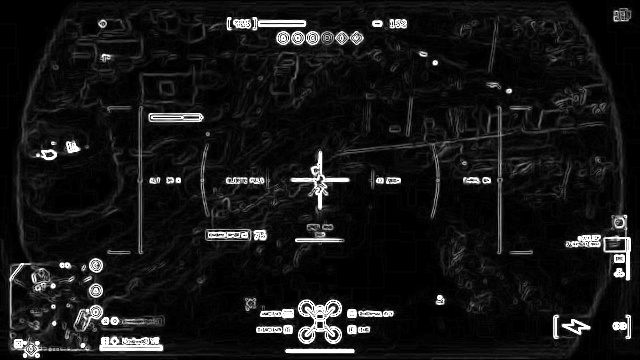
#> input picture GumaImageAnalyzer/uploads/frame_1000s_entropy.jpg, 640 x 360 px
$ python -i analyze.py   (imports and definitions only)   (older library calls are emulated)
#> lines starting #> are read from the running program, lines starting #| are printed output that depends on the picture
import cv2
import numpy as np
import os
import yt_dlp

# [84 lines left out: function process_video, not called in this run]

def analyze_image(image_path):
    """
    이미지를 분석하여 평균 밝기(Value)와 채도(Saturation)를 추출합니다.
    'brightness'와 'saturation' 메트릭이 포함된 딕셔너리를 반환합니다.
    """
#> called with image_path = 'uploads/frame_1000s_entropy.jpg'
    if not os.path.exists(image_path):
        return {"error": "File not found"}

    # Load image
    img = cv2.imread(image_path)
#> img is the input picture: shape (360, 640, 3); min 0, max 255, mean 21.9
    if img is None:
        return {"error": "Could not decode image"}

    try:
        # BGR (OpenCV 기본)을 HSV로 변환
        hsv_img = cv2.cvtColor(img, cv2.COLOR_BGR2HSV)
#> hsv_img: shape (360, 640, 3); mean H, S, V 0, 0, 21.9

        # 채널 분리: 색상(Hue), 채도(Saturation), 명도(Value)
        h, s, v = cv2.split(hsv_img)
#> h: shape (360, 640); every value is 0

        # 평균 계산 (0-255 범위) -> 0-1 정규화

        # 채도: Otsu 임계값 + 가중 평균
        # 1. Otsu 임계값법을 적용하여 전경/배경의 최적 임계값 찾기
        # Otsu를 위해 효과적으로 그레이스케일로 변환 (S 채널은 단일 채널)
        # THRESH_OTSU는 첫 번째 반환 값으로 최적 임계값을 반환
        otsu_val, _ = cv2.threshold(s, 0, 255, cv2.THRESH_BINARY + cv2.THRESH_OTSU)
#> otsu_val = 0

        # 2. 전경 픽셀 추출 (Otsu 임계값보다 큰)
        foreground_mask = s > otsu_val
        foreground_pixels = s[foreground_mask]
#> foreground_pixels = empty array

        if len(foreground_pixels) > 0:
            # 3. 전경에 대한 가중 평균: Sum(p^2) / Sum(p)
            # 높은 채도 값에 더 많은 가중치 부여
            # 오버플로우 방지를 위해 float로 변환
            fg_float = foreground_pixels.astype(float)
            weighted_avg = np.sum(np.square(fg_float)) / np.sum(fg_float)
            avg_saturation = (weighted_avg / 255.0) * 100.0
        else:
            # 이미지가 완전히 균일하거나 흑백인 경우 대체
            avg_saturation = 0.0

        # 밝기: 전체 평균 (기존 로직 유지) -> 0-100 범위
        avg_brightness = (float(np.mean(v)) / 255.0) * 100.0
#> avg_brightness = 8.57

        # --- 새로운 지표 ---
        gray = cv2.cvtColor(img, cv2.COLOR_BGR2GRAY)

        # 1. 대비 (동적 범위): 99분위수와 1분위수의 차이
        # 범위: 0-100 (0에서 255의 차이를 스케일링)
        p99 = np.percentile(gray, 99)
#> p99 = 255
        p1 = np.percentile(gray, 1)
#> p1 = 0
        contrast = ((p99 - p1) / 255.0) * 100.0
#> contrast = 100

        # 2. 색상 균형 (RGB 왜곡): R, G, B 채널 평균의 표준 편차
        # 범위: 0-100 (경험적 정규화)
        # 표준 편차가 크면 색상이 왜곡됨(불균형). 낮으면 균형 잡힘(회색/흰색).
        # "균형"을 균일함(낮은 표준 편차)으로 볼지 "생동감"(높음)으로 볼지.
        # 사용자는 "RGB 왜곡"으로 정의했으므로, 점수가 높을수록 더 왜곡/다채로움, 낮으면 흑백에 가까움.
        # [0, 0, 255]에 대한 최대 이론적 표준 편차는 약 120. 분모로 128 사용.
        b_ch, g_ch, r_ch = cv2.split(img)
        mean_rgb = [np.mean(r_ch), np.mean(g_ch), np.mean(b_ch)]
#> mean_rgb = [21.87, 21.87, 21.87]
        rgb_skew = np.std(mean_rgb)
#> rgb_skew = 3.55e-15
        color_balance = min(100.0, (rgb_skew / 128.0) * 100.0)
#> color_balance = 2.78e-15

        # 3. 선명도: 라플라시안 분산
        # 범위: 0-100 (경험적, 분산 > 500이면 보통 선명함)
        laplacian_var = cv2.Laplacian(gray, cv2.CV_64F).var()
#> laplacian_var = 4144.4
        sharpness = min(100.0, (laplacian_var / 500.0) * 100.0)
#> sharpness = 100

        # 4. 엔트로피: 히스토그램 엔트로피
        # 범위: 0-100 (8비트 이미지의 최대 엔트로피는 8비트)
        hist, _ = np.histogram(gray, bins=256, range=(0, 256), density=True)
#> hist = 256 values, max 0.108 at index 0, min 9.98e-05 at index 174, mean 0.00391
        hist = hist[hist > 0] # 로그 계산을 위해 0 확률 제거
        entropy_val = -np.sum(hist * np.log2(hist))
#> entropy_val = 5.37
        entropy_score = min(100.0, (entropy_val / 8.0) * 100.0)
#> entropy_score = 67.18

        # 시각화 이미지 생성 (흑백 맵)
        base_name = os.path.splitext(os.path.basename(image_path))[0]
        upload_dir = os.path.dirname(image_path)

        # 1. 채도 맵 (S 채널)
        sat_map_filename = f"{base_name}_sat.jpg"
        cv2.imwrite(os.path.join(upload_dir, sat_map_filename), s)

        # 2. 밝기 맵 (V 채널)
        val_map_filename = f"{base_name}_val.jpg"
        cv2.imwrite(os.path.join(upload_dir, val_map_filename), v)

        # 3. 대비 맵 (그레이스케일)
        contrast_map_filename = f"{base_name}_contrast.jpg"
        cv2.imwrite(os.path.join(upload_dir, contrast_map_filename), gray)

        # 4. 색상 균형 맵 (크로마: Max(RGB) - Min(RGB))
        # 밝기에 상관없이 색상이 가장 강렬한(순수한) 부분을 보여줌
        # 3개 채널에 걸쳐 최대값과 최소값 계산
        b_float = b_ch.astype(float)
        g_float = g_ch.astype(float)
        r_float = r_ch.astype(float)
        chroma = np.maximum(np.maximum(r_float, g_float), b_float) - np.minimum(np.minimum(r_float, g_float), b_float)
#> chroma: shape (360, 640) float64; every value is 0
        chroma_map = chroma.astype(np.uint8)
        color_map_filename = f"{base_name}_color.jpg"
        cv2.imwrite(os.path.join(upload_dir, color_map_filename), chroma_map)

        # 5. 선명도 맵 (라플라시안 엣지)
        # absdiff를 사용하여 검은 배경에 흰색으로 엣지 표시
        laplacian = cv2.Laplacian(gray, cv2.CV_64F)
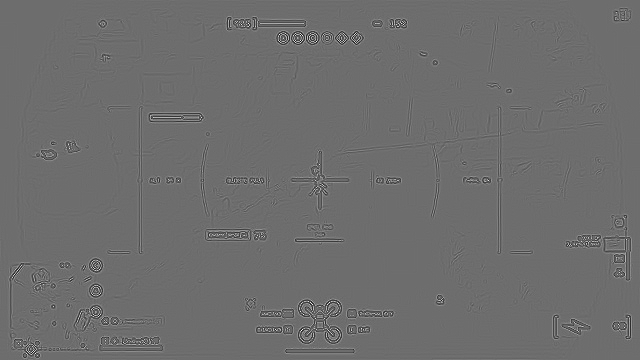
#> laplacian: shape (360, 640) float64; min -745, max 988, mean 0.1; drawn with min black and max white
        laplacian_abs = cv2.convertScaleAbs(laplacian)
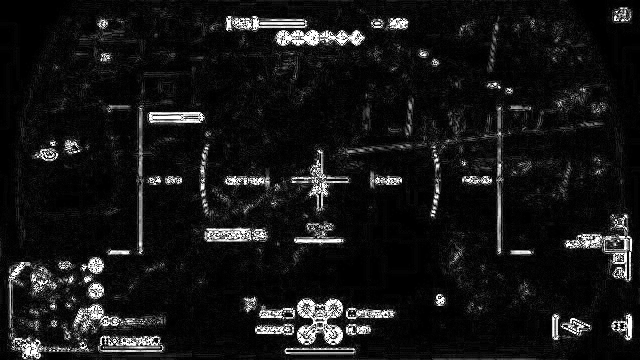
#> laplacian_abs: shape (360, 640); min 0, max 255, mean 21.9
        # 엣지 가시성 강화
        sharpness_map_filename = f"{base_name}_sharpness.jpg"
        cv2.imwrite(os.path.join(upload_dir, sharpness_map_filename), laplacian_abs)

        # 6. 엔트로피 맵 (대리자로 그라디언트 크기 사용)
        # 실제 지역 엔트로피는 느림. 복잡도의 시각적 대리자로 그라디언트 크기(Sobel)를 사용.
        sobelx = cv2.Sobel(gray, cv2.CV_64F, 1, 0, ksize=3)
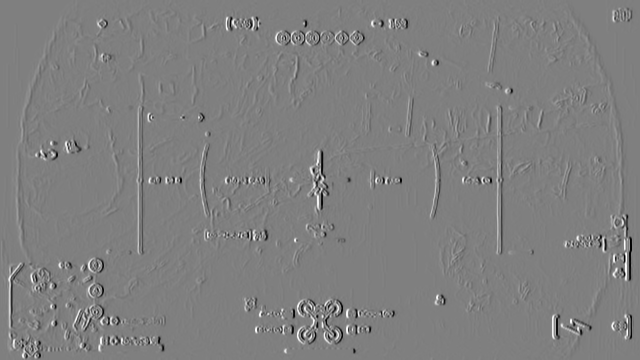
#> sobelx: shape (360, 640) float64; min -1014, max 1013, mean 0; drawn with min black and max white
        sobely = cv2.Sobel(gray, cv2.CV_64F, 0, 1, ksize=3)
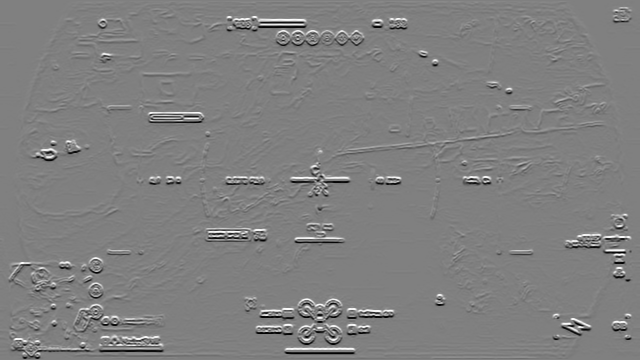
#> sobely: shape (360, 640) float64; min -1020, max 1012, mean 0.1; drawn with min black and max white
        gradient_magnitude = cv2.magnitude(sobelx, sobely)
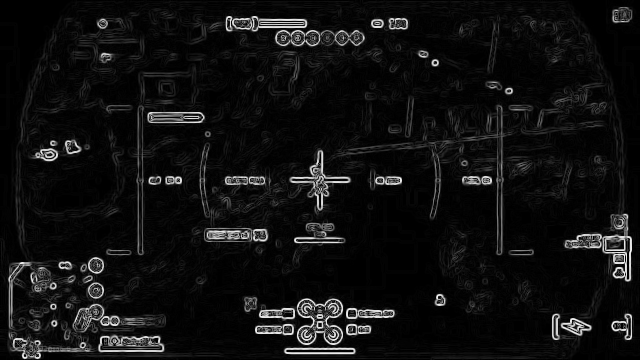
#> gradient_magnitude: shape (360, 640) float64; min 0, max 1089.1, mean 72.1; drawn with min black and max white
        entropy_map = cv2.convertScaleAbs(gradient_magnitude)
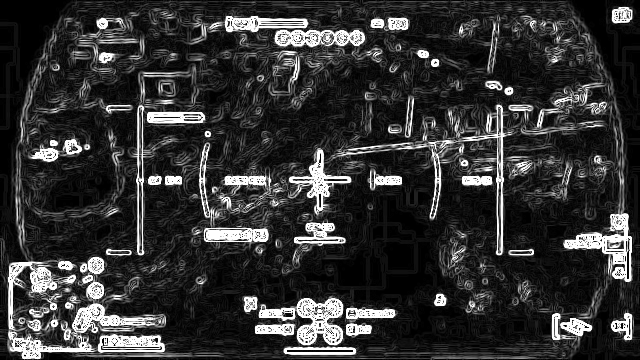
#> entropy_map: shape (360, 640); min 0, max 255, mean 51.1
        entropy_map_filename = f"{base_name}_entropy.jpg"
        cv2.imwrite(os.path.join(upload_dir, entropy_map_filename), entropy_map)

        return {
            "brightness": round(avg_brightness, 2),
            "saturation": round(avg_saturation, 2),
            "contrast": round(contrast, 2),
            "color_balance": round(color_balance, 2),
            "sharpness": round(sharpness, 2),
            "entropy": round(entropy_score, 2),
            "brightness_map": val_map_filename,
            "saturation_map": sat_map_filename,
            "contrast_map": contrast_map_filename,
            "color_map": color_map_filename,
            "sharpness_map": sharpness_map_filename,
            "entropy_map": entropy_map_filename,
            "original_image": os.path.basename(image_path)
        }
    except Exception as e:
        return {"error": str(e)}

>>> result = analyze_image('uploads/frame_1000s_entropy.jpg')
#> result = 13 items

$ run again, on GumaImageAnalyzer/uploads/frame_1180s_entropy.jpg
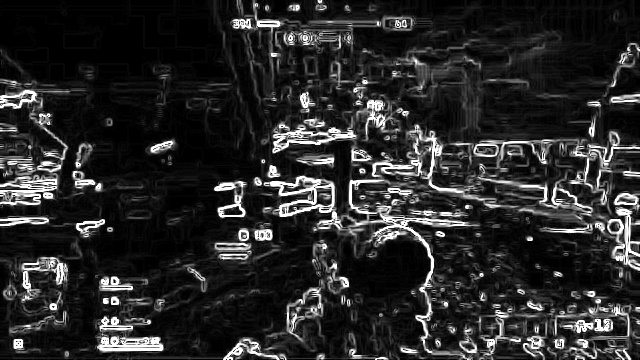
#> input picture GumaImageAnalyzer/uploads/frame_1180s_entropy.jpg, 640 x 360 px
#> in analyze_image, img is the input picture: shape (360, 640, 3); min 0, max 255, mean 41.5
#> hsv_img: shape (360, 640, 3); mean H, S, V 0, 0, 41.5
#> h: shape (360, 640); every value is 0
#> otsu_val = 0
#> foreground_pixels = empty array
#> avg_brightness = 16.29
#> p99 = 255
#> p1 = 0
#> contrast = 100
#> mean_rgb = [41.54, 41.54, 41.54]
#> rgb_skew = 0
#> laplacian_var = 5637.7
#> sharpness = 100
#> hist = 256 values, max 0.0698 at index 0, min 0.0002 at index 241, mean 0.00391
#> entropy_val = 6.44
#> entropy_score = 80.52
#> chroma: shape (360, 640) float64; every value is 0
#> in analyze_image, `sobely = cv2.Sobel(gray, cv2.CV_64F, 0, 1, ksize=3)`:
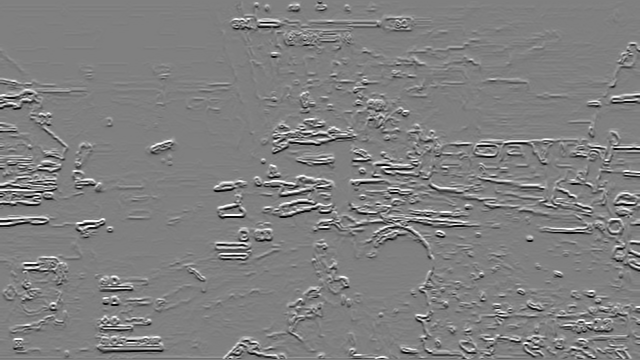
#> sobely: shape (360, 640) float64; min -1014, max 1006, mean 0.9; drawn with min black and max white
#> in analyze_image, `entropy_map = cv2.convertScaleAbs(gradient_magnitude)`:
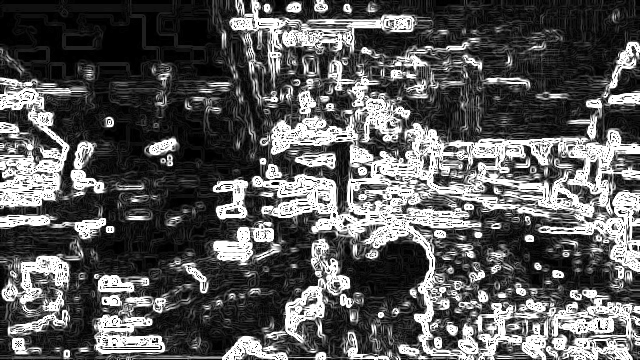
#> entropy_map: shape (360, 640); min 0, max 255, mean 90.1
#> result = 13 items

$ run again, on GumaImageAnalyzer/uploads/frame_290s_entropy.jpg
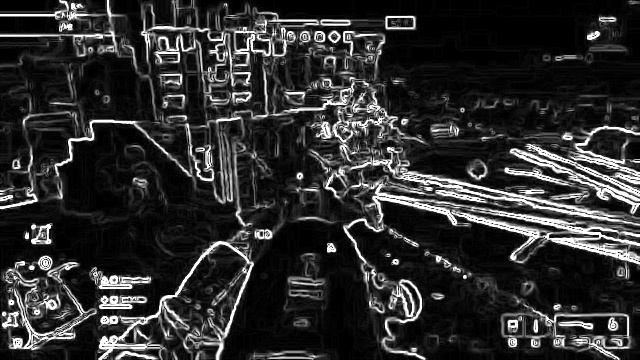
#> input picture GumaImageAnalyzer/uploads/frame_290s_entropy.jpg, 640 x 360 px
#> in analyze_image, img is the input picture: shape (360, 640, 3); min 0, max 255, mean 46.5
#> hsv_img: shape (360, 640, 3); mean H, S, V 0, 0, 46.5
#> h: shape (360, 640); every value is 0
#> otsu_val = 0
#> foreground_pixels = empty array
#> avg_brightness = 18.25
#> p99 = 255
#> p1 = 0
#> contrast = 100
#> mean_rgb = [46.55, 46.55, 46.55]
#> rgb_skew = 0
#> laplacian_var = 6889.9
#> sharpness = 100
#> hist = 256 values, max 0.0703 at index 0, min 0.00026 at index 240, mean 0.00391
#> entropy_val = 6.52
#> entropy_score = 81.45
#> chroma: shape (360, 640) float64; every value is 0
#> in analyze_image, `sobely = cv2.Sobel(gray, cv2.CV_64F, 0, 1, ksize=3)`:
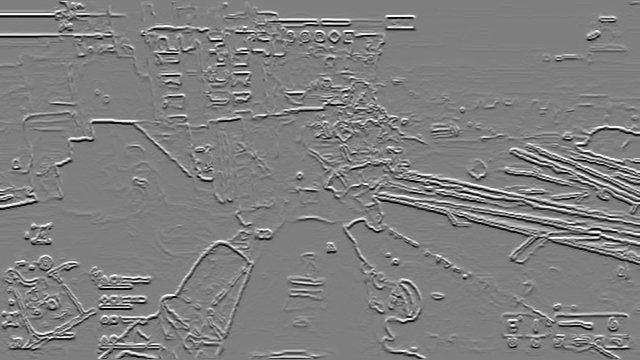
#> sobely: shape (360, 640) float64; min -1020, max 1020, mean 0.5; drawn with min black and max white
#> in analyze_image, `entropy_map = cv2.convertScaleAbs(gradient_magnitude)`:
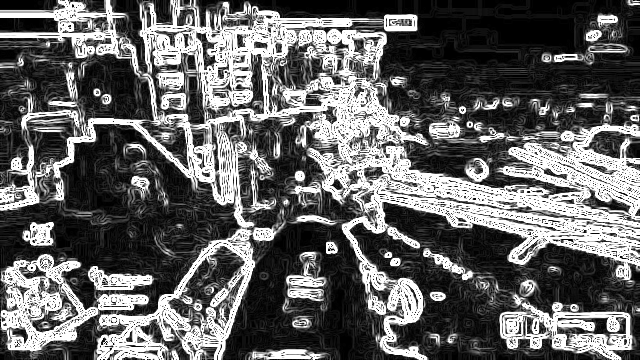
#> entropy_map: shape (360, 640); min 0, max 255, mean 99.6
#> result = 13 items
